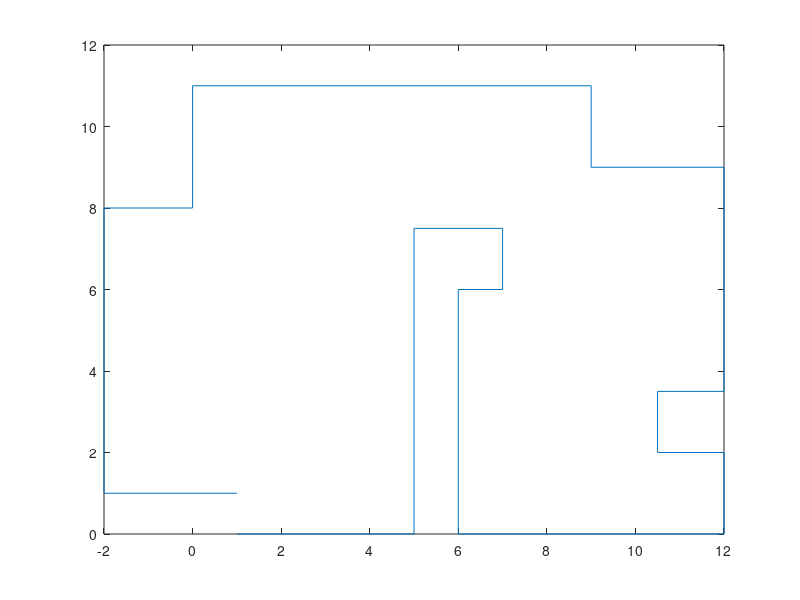

MATLAB code for this plot: (Note: this script raises an error after producing the figure.)
function [ points ] = main()

%% Input corner points 
% we only input all points once, so for the edge should not forget the edge
% from the last to the first one.
% If all the input coordinates are positive we can switch the last id in
% findbox.m to better way.
% points(1,:) is the outer box and the rest lines are boxes that need to be
% excluded.




% p = [ 0, 1; 
%       3, 1; 
%       3, 0;
%       5, 0;
%       5, 6;
%       6, 6;
%       6, 0;
%      14, 0;
%      14, 2;
%      13, 2;
%      13, 3;
%      14, 3;
%      14, 8;
%      10, 8;
%      10,10;
%       2,10;
%       2, 4;
%       0, 4;];

% text4_input.txt file 
% p = [ 1, 0;
%       5, 0;
%       5, 7.5;
%       6, 7.5;
%       6, 0;
%       12, 0;
%       12, 2;
%       10.5, 2;
%       10.5, 3.5;
%       12, 3.5;
%       12, 9;
%       9, 9;
%       9, 11;
%       0, 11;
%       0, 8;
%       -2, 8;
%       -2, 1;
%       1, 1; ];
  
p = [ 1, 0;
      5, 0;
      5, 7.5;
      7, 7.5;
      7, 6;
      6, 6;
      6, 0;
      12, 0;
      12, 2;
      10.5, 2;
      10.5, 3.5;
      12, 3.5;
      12, 9;
      9, 9;
      9, 11;
      0, 11;
      0, 8;
      -2, 8;
      -2, 1;
      1, 1; ];
  
  
plot( p( :, 1 ), p( :, 2 ) );

%% test point
% p = [ 0, 0;
%        4, 0;
%        4, 4;
%        2, 4;
%        2, 6;
%        0, 6; ];
% plot( p( :, 1 ), p( :, 2 ) );
% 
% [edge, vedge, hedge, vorient, horient, Nv, Nh] = getedge(p);
% edge
% vedge
% hedge
% vorient
% horient
% Nv
% Nh
%% prepare memory

N = size( p, 1 );
points = zeros( N, 4 );

%% PB coordinate
%[xmin,ymin,xmax,ymax]
xmin = min( p( :,1 ) );
ymin = min( p( :,2 ) );
xmax = max( p( :,1 ) );
ymax = max( p( :,2 ) );


points( 1, : ) = [ xmin, ymin, xmax, ymax ];
num = 1; % record how many boxes in all
p = reorder( p, points, N );
% starting from the bdd point



%% searching boxes to exclude

start = 1; % start is the starting point on the bdd for the block
i = 1; % to mark how many points has searching through & avoid dead loop
while i < N + 1; % at least need to two inner edges to form a block
    
    tail = check( start + 1, N );
    i = i + 1; 
    
    if ( ( p( tail, 1 ) - xmin ) * ( p( tail, 1 ) - xmax ) * ...
         ( p( tail, 2 ) - ymin ) * ( p( tail, 2 ) - ymax ) == 0 )  % on the boundary
     
     start = tail;
   
    else
        
        tail = check( tail + 1, N );
        i = i + 1;
        
        while ( ( p( tail, 1 ) - xmin ) * ( p( tail, 1 ) - xmax ) * ...
                ( p( tail, 2 ) - ymin ) * ( p( tail, 2 ) - ymax ) ~= 0 ), 
            
          tail = check( tail + 1, N );
          i = i + 1;
        end
        
        if tail < start
            [ box, sizebox ] = findbox( [ p( start : N, : ); p( 1 : tail, : ) ] );
        else
            [ box, sizebox ] = findbox( p( start : tail, : ) );
        end
        
        points( ( num + 1 ) : ( num + sizebox ), : ) = box;
        num = num + sizebox;
        clear box sizebox;
        
        start = tail;  
    end
end

points = points( 1 : num, : );

%display( points );
        
   


end

%% future work
% To make the code stable we had better check all the edges are either
% vertical or horizontal














